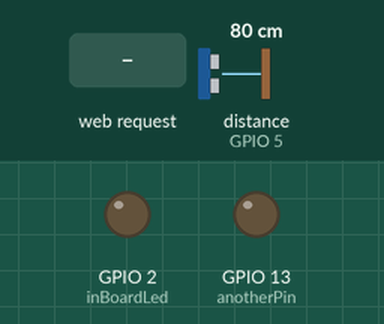
A sketch run on a simulated ESP32. On the bench: output pins drawn as LEDs (lit = HIGH). The inputs (shaded band) are chosen by the test bench; at power-on: distance to the obstacle (sensor on GPIO 5) 80 cm. The echo pulse lasts 58.3 µs per cm; WiFi joins after 1.5 s; servers stay silent unless stated; pins used as bus, display or sensor lines are not drawn; what the sketch prints to the serial monitor is not drawn.

Above: at 2.7 s.
2.8 s: HTTP request GET /B received
At 4.0 s:
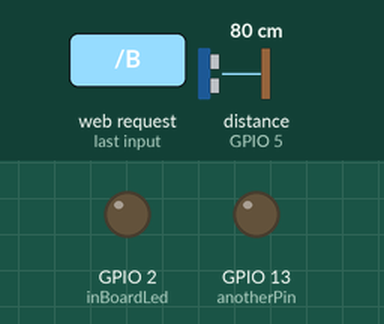
4.3 s: HTTP request GET /L received
At 5.3 s:
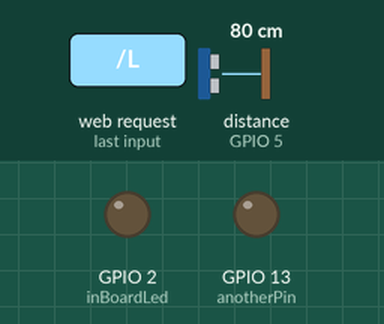
5.8 s: HTTP request GET /R received
At 6.5 s:
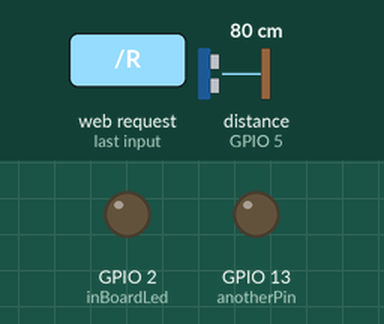
Timing chart, 0 to 8.8 s (numbered marks = the images above; inputs shaded):
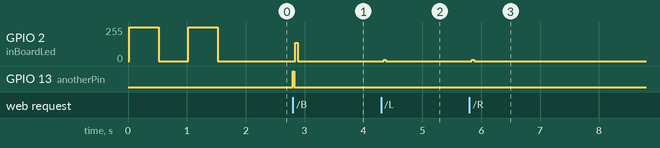

Measured:
- after the input at 2.8 s, GPIO 2 (inBoardLed): 0/255 → 137/255 at once, → 0/255 0.04 s later; GPIO 13 (anotherPin): LOW → HIGH at once, → LOW 0.02 s later
- after the input at 4.3 s, GPIO 2 (inBoardLed): 0/255 → 10/255 at once, → 0/255 0.04 s later
- after the input at 5.8 s, GPIO 2 (inBoardLed): 0/255 → 10/255 at once, → 0/255 0.04 s later

The sketch:

bomby_esp32.ino.ino
```cpp
/*

*/

#include <WiFi.h>
#include <ArduinoJson.h>

const char* ssid     = "Min_iPhone";
const char* password = "123456789";

//WiFiServer server(80);
WiFiServer server(5005);
const int trigPin = 15;
const int echoPin = 5;
const int inBoardLed = 2;
const int anotherPin = 13;


// distance sensor variable
int  sensorPin =  0;
long duration;
int distance;
int prevState =-1;
int number = 0;
int value = 0;

void setup()
{
  Serial.begin(115200);

  pinMode(trigPin, OUTPUT); // Sets the trigPin as an Output
pinMode(echoPin, INPUT); // Sets the echoPin as an Input
  pinMode(anotherPin, OUTPUT);      // set the LED pin mode
  pinMode(inBoardLed, OUTPUT);   // status pin inboard
  delay(20);


  // We start by connecting to a WiFi network
  digitalWrite(inBoardLed, HIGH);
  Serial.println();
  Serial.println();
  Serial.print("Connecting to ");
  Serial.println(ssid);

  WiFi.begin(ssid, password);

  while (WiFi.status() != WL_CONNECTED) {
    delay(500);
    Serial.print(".");
    if (digitalRead(inBoardLed) == LOW)
    {
      digitalWrite(inBoardLed, HIGH);
    }
    else {
      digitalWrite(inBoardLed, LOW);
    }
    /*TODO:
      1. offer a default wifi connection and then change it to
      a customized network, by asking the user to input ssid and password
    */
  }

  Serial.println("");
  Serial.println("WiFi connected.");
  Serial.println("IP address: ");
  Serial.println(WiFi.localIP());
  digitalWrite(inBoardLed, LOW);

  server.begin();

}


void loop() {
  WiFiClient client = server.available();   // listen for incoming clients

  if (client) {                             // if you get a client,
    digitalWrite(inBoardLed, HIGH);
    number = number + 1;
    Serial.println("New Client.");           // print a message out the serial port
    String currentLine = "";                // make a String to hold incoming data from the client
    String request = "";
    while (client.connected()) {            // loop while the client's connected
      togglePin(inBoardLed);
      if (client.available()) {             // if there's bytes to read from the client,
        char c = client.read();             // read a byte, then
        Serial.write(c);                    // print it out the serial monitor
        if (c == '\n') {                    // if the byte is a newline character
          // if the current line is blank, you got two newline characters in a row.
          // that's the end of the client HTTP request, so send a response:
          if (currentLine.length() == 0) {

            // Allocate JsonBuffer
            // Use arduinojson.org/assistant to compute the capacity.
            StaticJsonBuffer<500> jsonBuffer;

            // Create the root object
            JsonObject& root = jsonBuffer.createObject();

            // Create the "analog" array
            JsonArray& analogValues = root.createNestedArray("analog");
            for (int pin = 0; pin < 5; pin++) {
              // Read the analog input
              int value = pin;

              // Add the value at the end of the array
              analogValues.add(value);
            }

            // Create the "digital" array
            JsonArray& digitalValues = root.createNestedArray("digital");
            for (int pin = 4; pin > 0; pin--) {
              // Read the digital input
              int value = pin;

              // Add the value at the end of the array
              digitalValues.add(value);
            }
            root["numero"] = number;
            root["request"] = request;
            root["dist"] = getDistance();


            Serial.print(F("Sending: "));
            root.printTo(Serial);
            Serial.println();

            // Write response headers
            client.println("HTTP/1.0 200 OK");
            client.println("Content-Type: application/json");
            client.println("Connection: close");
            client.println();

            // Write JSON document
            root.printTo(client);

            // The HTTP response ends with another blank line:
            client.println();
            // break out of the while loop:
            break;
          } else {    // if you got a newline, then clear currentLine:
            currentLine = "";
          }
        } else if (c != '\r') {  // if you got anything else but a carriage return character,
          currentLine += c;      // add it to the end of the currentLine
        }

        // Check to see what the client request was
        if (currentLine.endsWith("GET /L")) {
//          digitalWrite(anotherPin, HIGH);               // GET /H turns the LED on
          Serial.println("\nL requested: Move left");
          request = "L requested: Move left";
        }
        else if (currentLine.endsWith("GET /R")) {

          Serial.println("\nR requested: Move right");
          request = "R requested: Move right";
        }
        else if (currentLine.endsWith("GET /S")) {
          Serial.println("\nS requested: stop");
          digitalWrite(anotherPin, LOW);
          request = "S requested: stop";
        }
        else if (currentLine.endsWith("GET /B")) {
          Serial.println("\nB requested: start");
          digitalWrite(anotherPin, HIGH);
          delay(20);
          digitalWrite(anotherPin, LOW);
          request = "B requested: start";
        }
      }
    }
    // close the connection:
    client.stop();
    Serial.println("Client Disconnected.");
    digitalWrite(inBoardLed, LOW);
  }

}

int getDistance()
{
  digitalWrite(trigPin, LOW);
delayMicroseconds(2);

// Sets the trigPin on HIGH state for 10 micro seconds
digitalWrite(trigPin, HIGH);
delayMicroseconds(10);
digitalWrite(trigPin, LOW);

// Reads the echoPin, returns the sound wave travel time in microseconds
duration = pulseIn(echoPin, HIGH);

// Calculating the distance
distance= duration*0.034/2;

// Prints the distance on the Serial Monitor
Serial.print("Distance: ");
Serial.println(distance);
return distance;
  }


void togglePin(int pin){
    if(digitalRead(pin) == LOW)
    digitalWrite(pin, HIGH);
    else{
    digitalWrite(pin, LOW);
    }

    }

//JsonObject& gatherInformation(int num){
//  // Allocate JsonBuffer
//  // Use arduinojson.org/assistant to compute the capacity.
//  StaticJsonBuffer<500> jsonBuffer;
//
//  // Create the root object
//  JsonObject& root = jsonBuffer.createObject();
//
//  // Create the "analog" array
//  JsonArray& analogValues = root.createNestedArray("analog");
//  for (int pin = 0; pin < 6; pin++) {
//    // Read the analog input
//    int value = pin;
//
//    // Add the value at the end of the array
//    analogValues.add(value);
//  }
//
//  // Create the "digital" array
//  JsonArray& digitalValues = root.createNestedArray("digital");
//  for (int pin = 14; pin > 0; pin--) {
//    // Read the digital input
//    int value = pin;
//
//    // Add the value at the end of the array
//    digitalValues.add(value);
//  }
//  root["numero"] = num;


//  return root;
//  }
```
